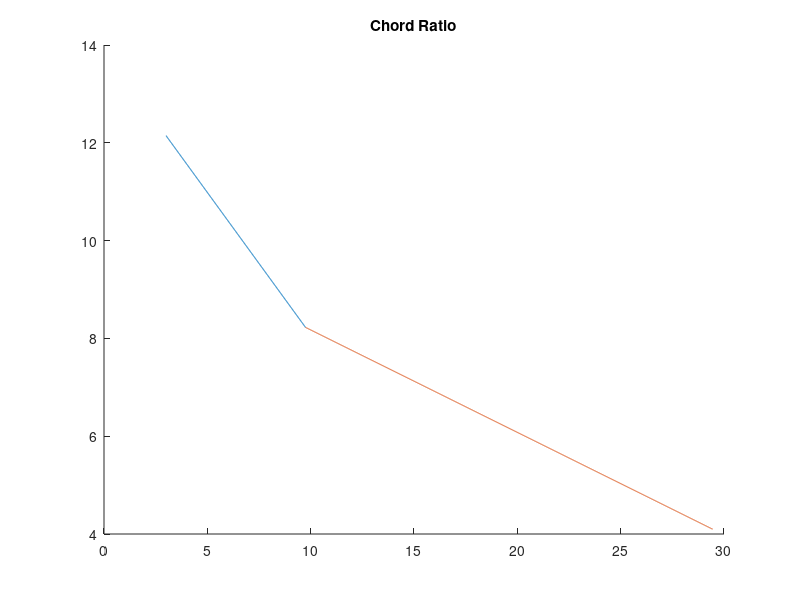
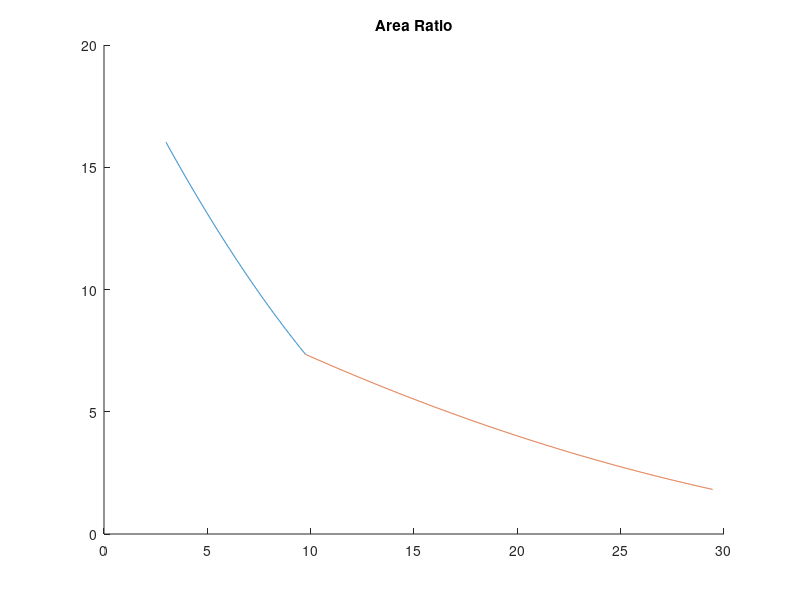
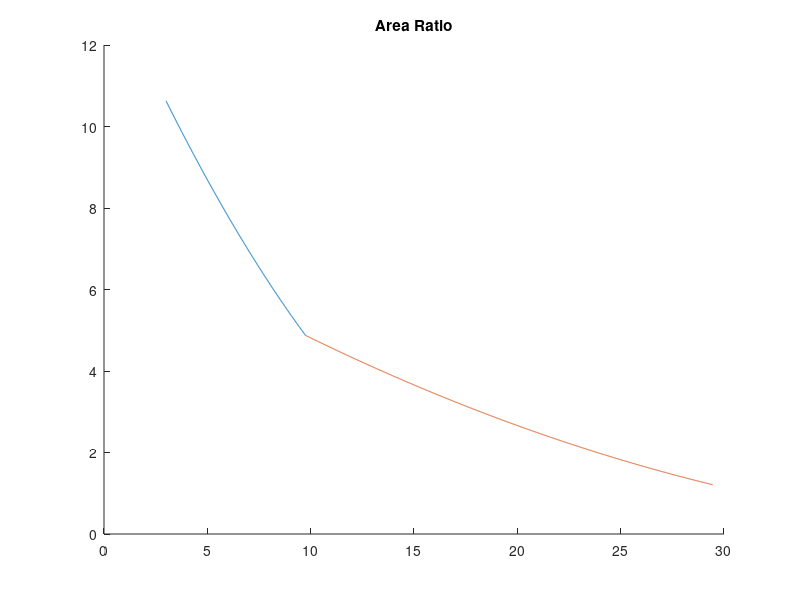
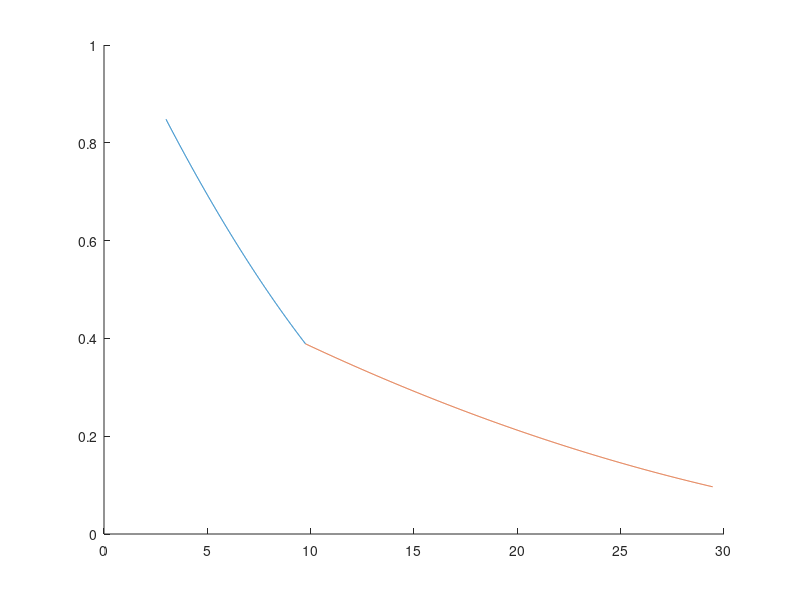

Write MATLAB code to recreate these figures, in order.
clc
clear

%Wing available volume calcualtor

%Need to get the available volume as a fuction of chord length

%airfoil data
 airfoil =  [0.000000,  0.000000;
  0.002000 , 0.010800;
  0.005000 , 0.016600;
  0.010000 , 0.022500;
  0.020000 , 0.029800;
  0.030000 , 0.034900;
  0.040000 , 0.038700;
  0.050000 , 0.041800;
  0.060000 , 0.044500;
  0.070000 , 0.046800;
  0.080000 , 0.048900;
  0.090000 , 0.050800;
  0.100000 , 0.052500;
  0.110000 , 0.054100;
  0.120000 , 0.055500;
  0.130000 , 0.056800;
  0.140000 , 0.058000;
  0.150000 , 0.059100;
  0.160000 , 0.060200;
  0.170000 , 0.061200;
  0.180000 , 0.062100;
  0.190000 , 0.062900;
  0.200000 , 0.063700;
  0.210000 , 0.064400;
  0.220000 , 0.065100;
  0.230000 , 0.065700;
  0.240000 , 0.066300;
  0.250000 , 0.066800;
  0.260000 , 0.067300;
  0.270000 , 0.067800;
  0.280000 , 0.068200;
  0.290000 , 0.068600;
  0.300000 , 0.068900;
  0.310000 , 0.069200;
  0.320000 , 0.069400;
  0.330000 , 0.069600;
  0.340000 , 0.069800;
  0.350000 , 0.069900;
  0.360000 , 0.070000;
  0.370000 , 0.070100;
  0.380000 , 0.070100;
  0.390000 , 0.070100;
  0.400000 , 0.070100;
  0.410000 , 0.070000;
  0.420000 , 0.069900;
  0.430000 , 0.069800;
  0.440000 , 0.069600;
  0.450000 , 0.069400;
  0.460000 , 0.069200;
  0.470000 , 0.069000;
  0.480000 , 0.068700;
  0.490000 , 0.068400;
  0.500000 , 0.068100;
  0.510000 , 0.067700;
  0.520000 , 0.067300;
  0.530000 , 0.066900;
  0.540000 , 0.066400;
  0.550000 , 0.065900;
  0.560000 , 0.065300;
  0.570000 , 0.064700;
  0.580000 , 0.064000;
  0.590000 , 0.063300;
  0.600000 , 0.062600;
  0.610000 , 0.061800;
  0.620000 , 0.061000;
  0.630000 , 0.060100;
  0.640000 , 0.059100;
  0.650000 , 0.058100;
  0.660000 , 0.057000;
  0.670000 , 0.055900;
  0.680000 , 0.054700;
  0.690000 , 0.053500;
  0.700000 , 0.052200;
  0.710000 , 0.050900;
  0.720000 , 0.049500;
  0.730000 , 0.048100;
  0.740000 , 0.046600;
  0.750000 , 0.045100;
  0.760000 , 0.043600;
  0.770000 , 0.042000;
  0.780000 , 0.040400;
  0.790000 , 0.038700;
  0.800000 , 0.037000;
  0.810000 , 0.035200;
  0.820000 , 0.033400;
  0.830000 , 0.031600;
  0.840000 , 0.029700;
  0.850000 , 0.027800;
  0.860000 , 0.025800;
  0.870000 , 0.023800;
  0.880000 , 0.021800;
  0.890000 , 0.019700;
  0.900000 , 0.017600;
  0.910000 , 0.015400;
  0.920000 , 0.013200;
  0.930000 , 0.010900;
  0.940000 , 0.008600;
  0.950000 , 0.006200;
  0.960000 , 0.003800;
  0.970000 , 0.001300;
  0.980000 ,-0.001300;
  0.990000 ,-0.003900;
  1.000000 ,-0.006600;

  0.000000 , 0.000000;
  0.002000 ,-0.010800;
  0.005000 ,-0.016600;
  0.010000 ,-0.022500;
  0.020000 ,-0.029800;
  0.030000 ,-0.034900;
  0.040000 ,-0.038800;
  0.050000 ,-0.041900;
  0.060000 ,-0.044600;
  0.070000 ,-0.046900;
  0.080000 ,-0.049000;
  0.090000 ,-0.050900;
  0.100000 ,-0.052600;
  0.110000 ,-0.054200;
  0.120000 ,-0.055700;
  0.130000 ,-0.057000;
  0.140000 ,-0.058200;
  0.150000 ,-0.059400;
  0.160000 ,-0.060500;
  0.170000 ,-0.061500;
  0.180000 ,-0.062400;
  0.190000 ,-0.063300;
  0.200000 ,-0.064100;
  0.210000 ,-0.064800;
  0.220000 ,-0.065500;
  0.230000 ,-0.066100;
  0.240000 ,-0.066700;
  0.250000 ,-0.067200;
  0.260000 ,-0.067700;
  0.270000 ,-0.068100;
  0.280000 ,-0.068500;
  0.290000, -0.068800;
  0.300000, -0.069100;
  0.310000, -0.069300;
  0.320000, -0.069500;
  0.330000, -0.069700;
  0.340000, -0.069800;
  0.350000, -0.069900;
  0.360000, -0.069900;
  0.370000, -0.069800;
  0.380000, -0.069700;
  0.390000, -0.069600;
  0.400000, -0.069400;
  0.410000, -0.069200;
  0.420000, -0.068900;
  0.430000, -0.068600;
  0.440000, -0.068200;
  0.450000, -0.067700;
  0.460000, -0.067200;
  0.470000, -0.066600;
  0.480000, -0.065900;
  0.490000, -0.065100;
  0.500000, -0.064200;
  0.510000, -0.063200;
  0.520000, -0.062200;
  0.530000, -0.061100;
  0.540000, -0.059900;
  0.550000, -0.058600;
  0.560000, -0.057200;
  0.570000, -0.055700;
  0.580000, -0.054100;
  0.590000, -0.052500;
  0.600000, -0.050800;
  0.610000, -0.049100;
  0.620000, -0.047300;
  0.630000, -0.045500;
  0.640000, -0.043600;
  0.650000, -0.041700;
  0.660000, -0.039700;
  0.670000, -0.037700;
  0.680000, -0.035600;
  0.690000, -0.033600;
  0.700000, -0.031500;
  0.710000, -0.029400;
  0.720000, -0.027400;
  0.730000, -0.025300;
  0.740000, -0.023300;
  0.750000, -0.021300;
  0.760000, -0.019300;
  0.770000, -0.017400;
  0.780000, -0.015500;
  0.790000, -0.013700;
  0.800000, -0.011900;
  0.810000, -0.010200;
  0.820000, -0.008600;
  0.830000, -0.007200;
  0.840000, -0.005900;
  0.850000, -0.004700;
  0.860000, -0.003700;
  0.870000, -0.002900;
  0.880000, -0.002300;
  0.890000, -0.001900;
  0.900000, -0.001700;
  0.910000, -0.001700;
  0.920000, -0.001900;
  0.930000, -0.002400;
  0.940000, -0.003100;
  0.950000, -0.004100;
  0.960000, -0.005400;
  0.970000, -0.006900;
  0.980000, -0.008700;
  0.990000, -0.010800;
  1.000000, -0.006600];
% Separate upper and lower surfaces
upper_surfacea = airfoil(1:103, :);
lower_surfacea = airfoil(104:206, :);

% Compute the thickness (distance between upper and lower surfaces at each x position)
thickness = upper_surfacea(:, 2) - lower_surfacea(:, 2);

% Numerical integration to find area under the airfoil
area_under_airfoil = cumtrapz(upper_surfacea(:, 1), thickness);

% Total area of the airfoil with chord length of 1
final_area = area_under_airfoil(end);

%disp(["Final CSA for 1m of chord length is" num2str(final_area)])

% Define a range of chord lengths to calculate the CSA
chord_lengths = [0,1.0,1.5,2.0]; % Example chord lengths in meters

% Calculate CSA for each chord length and display
for i = 1:length(chord_lengths)
    chord = chord_lengths(i);
    CSA = final_area * chord^2;
    %disp(['For a chord length of ', num2str(chord), ' m, the cross-sectional area is: ', num2str(CSA), ' square meters']);
end

%calculating chord distribution

%leading edge sweep angle
b = 32.45 * tand(26.6);
a = b - 3.47/4;

aa = (a + 3.47)/32.45;

%sweep_angle = atand(aa);
sweep_angle = atand(aa);

%chord distribution for first section
outer_chord = 13.89 - (9.75 * tand(sweep_angle));

gradient1 = (outer_chord - 13.89)/9.75;

%for outer section
gradient2 = (3.47 - outer_chord)/(32.45 - 9.75);

span1 = 3:0.01:9.75;
span2 = 9.75:0.01:29.45;

c2 = outer_chord - gradient2 * 9.75;

chord1 = gradient1 * span1 + 13.89;
chord2 = gradient2 * span2 + c2;


%plotting chord and available csa distributions

figure
hold on
plot(span1, chord1)
plot(span2, chord2)
title("Chord Ratio")
hold off


%plotting area distribution
area1 = (final_area * chord1.^2) ./ cosd(sweep_angle);
area2 = (final_area * chord2.^2) ./ cosd(sweep_angle);

figure
hold on
plot(span1, area1)
plot(span2, area2)
title("Area Ratio")
hold off

%volume calculations
volume_available1 = (trapz(span1 , area1));
volume_available2 = trapz(span2 , area2);



total_availablevolume = volume_available1 + volume_available2;

%fuel volume required at 15 degrees density of 804kg/m^3

Wf = 1.760909890249436e+05;

rhof = 804;

volume_hold = Wf / rhof;

volume_holdl = volume_hold * 1000;

%increasing to factor foam area, tank area and extra volume for desnity

volume_req = volume_hold * 1.10;

volume_wings = (volume_hold * 0.60) * 2;

% Fuel tank data (transposed for easier handling in rows)
%{
fueltank = [
    0.150000 , 0.059100;
    0.160000 , 0.060200;
    0.170000 , 0.061200;
    0.180000 , 0.062100;
    0.190000 , 0.062900;
    0.200000 , 0.063700;
    0.210000 , 0.064400;
    0.220000 , 0.065100;
    0.230000 , 0.065700;
    0.240000 , 0.066300;
    0.250000 , 0.066800;
    0.260000 , 0.067300;
    0.270000 , 0.067800;
    0.280000 , 0.068200;
    0.290000 , 0.068600;
    0.300000 , 0.068900;
    0.310000 , 0.069200;
    0.320000 , 0.069400;
    0.330000 , 0.069600;
    0.340000 , 0.069800;
    0.350000 , 0.069900;
    0.360000 , 0.070000;
    0.370000 , 0.070100;
    0.380000 , 0.070100;
    0.390000 , 0.070100;
    0.400000 , 0.070100;
    0.410000 , 0.070000;
    0.420000 , 0.069900;
    0.430000 , 0.069800;
    0.440000 , 0.069600;
    0.450000 , 0.069400;
    0.460000 , 0.069200;
    0.470000 , 0.069000;
    0.480000 , 0.068700;
    0.490000 , 0.068400;
    0.500000 , 0.068100;
    0.510000 , 0.067700;
    0.520000 , 0.067300;
    0.530000 , 0.066900;
    0.540000 , 0.066400;
    0.550000 , 0.065900;
    0.560000 , 0.065300;
    0.570000 , 0.064700;
    0.580000 , 0.064000;
    0.590000 , 0.063300;
    0.600000 , 0.062600;
    0.610000 , 0.061800;
    0.620000 , 0.061000;
    0.630000 , 0.060100;
    0.640000 , 0.059100;
    0.650000 , 0.058100;
    0.660000 , 0.057000;
    0.670000 , 0.055900;
    0.680000 , 0.054700;
    0.690000 , 0.053500;
    0.700000 , 0.052200;
    0.700000, -0.031500;
    0.690000, -0.033600;
    0.680000, -0.035600;
    0.670000, -0.037700;
    0.660000, -0.039700;
    0.650000, -0.041700;
    0.640000, -0.043600;
    0.630000, -0.045500;
    0.620000, -0.047300;
    0.610000, -0.049100;

    0.600000, -0.050800;
    0.590000, -0.052500;
    0.580000, -0.054100;
    0.570000, -0.055700;
    0.560000, -0.057200;
    0.550000, -0.058600;
    0.540000, -0.059900;
    0.530000, -0.061100;
    0.520000, -0.062200;
    0.510000, -0.063200;
    0.500000, -0.064200;
    0.490000, -0.065100;
    0.480000, -0.065900;
    0.470000, -0.066600;
    0.460000, -0.067200;
    0.450000, -0.067700;
    0.440000, -0.068200;
    0.430000, -0.068600;
    0.420000, -0.068900;
    0.410000, -0.069200;
    0.400000, -0.069400;
    0.390000, -0.069600;
    0.380000, -0.069700;
    0.370000, -0.069800;
    0.360000, -0.069900;
    0.350000, -0.069900;
    0.340000, -0.069800;
    0.330000, -0.069700;
    0.320000, -0.069500;
    0.310000, -0.069300;
    0.300000, -0.069100;
    0.290000, -0.068800;
    0.280000, -0.068500;
    0.270000, -0.068100;
    0.260000, -0.067700;
    0.250000, -0.067200;
    0.240000, -0.066700;
    0.230000, -0.066100;
    0.220000, -0.065500;
    0.210000, -0.064800;
    0.200000, -0.064100;
    0.190000, -0.063300;
    0.180000, -0.062400;
    0.170000, -0.061500;
    0.160000, -0.060500;
    0.150000, -0.059400
    0.150000 , 0.059100]';
%}

fueltank = [upper_surfacea(15:71 , :) ; flipud(lower_surfacea(15:71 , :)) ; upper_surfacea(15 , :)];
%central tank and front tank seperation
%structural member coordinates

% Separate upper and lower surfaces
upper_surface = fueltank(1:53 , :); % Columns 1-46 for upper surface
lower_surface = fueltank(54:106 , :); % Columns 47-92 for lower surface

% Calculate thickness between upper and lower surfaces
thickness = upper_surface(: , 2) - flipud(lower_surface(: , 2));

% Calculate the area by integrating thickness along the chord positions
Tankarea = trapz(upper_surface(: , 1), thickness);

% Display the area
%disp(['The total cross-sectional area of the fuel tank is: ', num2str(Tankarea), ' square units']);


%creating spar 
spar1 = [upper_surfacea(13:15,:) ; flipud(lower_surfacea(13:15,:)) ; upper_surfacea(13,:)];
spar2 = [upper_surfacea(71:73,:) ; flipud(lower_surfacea(71:73,:)) ; upper_surfacea(71,:)];



%plotting area distribution
area3 = (Tankarea * chord1.^2) / cosd(sweep_angle);
area4 = (Tankarea * chord2.^2) / cosd(sweep_angle);

figure
hold on
plot(span1, area3)
plot(span2, area4)
title("Area Ratio")
hold off

%volume calculations
volume1 = (trapz(span1 , area3) * 0.95);
volume2 = trapz(span2 , area4) * 0.95;

total_tank_volume = volume1 * 2 + volume2 * 2;

Volumer_needed = volume_req - total_tank_volume;

% Define the collector area by combining upper and lower surfaces
collector = [upper_surfacea(1:11, :); flipud(lower_surfacea(1:11, :)); upper_surfacea(1, :)];

% Separate collector into upper and lower parts
collector_upper = collector(1:11, :); % First 15 points for upper surface
collector_lower = collector(12:22, :); % Next 15 points for lower surface

% Calculate thickness between upper and lower surfaces (only y-coordinates)
thickness = collector_upper(:, 2) - flipud(collector_lower(:, 2));

% Calculate the area of the collector using numerical integration
collector_area = trapz(collector_upper(:, 1), thickness);

areac_ratio1 = collector_area * chord1.^2;
areac_ratio2 = collector_area * chord2.^2;

figure
hold on
plot(span1 , areac_ratio1)
plot(span2 , areac_ratio2)
hold off

% Calculate collector area integration over specified ranges
collector1 = trapz(span1(240:676), areac_ratio1(240:676)); % Corrected typo
collector2 = trapz(span2(1195:1971), areac_ratio2(1195:1971));      % Corrected typo


%collector lengths
length1 = (span1(676) - span1(240)) * tand(30.15);
length2 = (span2(1971) - span2(1195)) * tand(30.15);


difference = Volumer_needed - (collector1 + collector2) * 2;



% Plot the airfoil
figure
hold on

% Plot the upper and lower surfaces of the airfoil
plot(upper_surfacea(:, 1), upper_surfacea(:, 2), 'b', 'DisplayName', 'Upper Surface');
plot(lower_surfacea(:, 1), lower_surfacea(:, 2), 'r', 'DisplayName', 'Lower Surface');

% Plot the fuel tank outline
plot(fueltank(:,1), fueltank(:,2), 'k', 'DisplayName', 'Fuel Tank');

% Fill the area of the fuel tank with transparent black
x_fill = fueltank(:,1);        % x-coordinates of the fuel tank section
y_fill = fueltank(:,2);        % y-coordinates of the fuel tank section
fill(x_fill, y_fill, 'k', 'FaceAlpha', 0.3, 'EdgeColor', 'none'); % Transparent black shading

% Plotting spars with gray color
plot(spar1(:,1), spar1(:,2), 'Color', [0.5, 0.5, 0.5], 'DisplayName', 'Spar');
plot(spar2(:,1), spar2(:,2), 'Color', [0.5, 0.5, 0.5]);

% Fill area between spar1 and spar2 with transparent gray
xs_fill1 = spar1(:,1); % x-coordinates of spar1
ys_fill1 = spar1(:,2); % y-coordinates of spar1
xs_fill2 = spar2(:,1); % x-coordinates of spar2
ys_fill2 = spar2(:,2); % y-coordinates of spar2

% Combine coordinates to create a closed polygon for filling
x_fill = [xs_fill1; flipud(xs_fill2)];
y_fill = [ys_fill1; flipud(ys_fill2)];

% Fill the area between the spars
fill(x_fill, y_fill, [0.5, 0.5, 0.5], 'FaceAlpha', 0.3, 'EdgeColor', 'none');

% Extract x and y coordinates from the collector data
x_collector = collector(:, 1);  % x-coordinates
y_collector = collector(:, 2);  % y-coordinates

% Plot upper and lower surfaces (for reference)
plot(upper_surfacea(:, 1), upper_surfacea(:, 2), 'b', 'DisplayName', 'Upper Surface');
plot(lower_surfacea(:, 1), lower_surfacea(:, 2), 'r', 'DisplayName', 'Lower Surface');

% Fill the collector area in blue with transparency
fill(x_collector, y_collector, 'b', 'FaceAlpha', 0.3, 'EdgeColor', 'none');

% Additional plot settings
xlabel('Chord Position (x/c)');
ylabel('Thickness (y/c)');
title('Wing Cross Section with Fuel Tank Integration');
legend;
axis equal

hold off



% Airfoil data (with y-coordinates inverted)
lower_surfacet = [
    0.000000  -0.000000;
    0.000150  -0.009560;
    0.006280  -0.020300;
    0.018650  -0.031760;
    0.037300  -0.043240;
    0.062030  -0.053820;
    0.092300  -0.062650;
    0.127320  -0.069150;
    0.166040  -0.073200;
    0.207380  -0.075240;
    0.251310  -0.075970;
    0.297960  -0.075540;
    0.346810  -0.074020;
    0.397330  -0.071500;
    0.448970  -0.068110;
    0.501170  -0.063970;
    0.553350  -0.059240;
    0.604960  -0.054050;
    0.655410  -0.048540;
    0.704170  -0.042850;
    0.750700  -0.037120;
    0.794490  -0.031450;
    0.835060  -0.025970;
    0.871970  -0.020790;
    0.904820  -0.016020;
    0.933240  -0.011760;
    0.956930  -0.008120;
    0.975630  -0.005180;
    0.989140  -0.003020;
    0.997300  -0.001700;
    1.000030  -0.001260
];

upper_surfacet = [
    0.000000  -0.000000;
    0.005330  0.007920;
    0.015570  0.014010;
    0.030290  0.018700;
    0.049150  0.022480;
    0.071950  0.025860;
    0.098680  0.029220;
    0.129540  0.032820;
    0.164830  0.036600;
    0.204830  0.040160;
    0.248690  0.042830;
    0.295310  0.044460;
    0.344180  0.045100;
    0.394760  0.044820;
    0.446500  0.043710;
    0.498830  0.041880;
    0.551170  0.039450;
    0.602960  0.036550;
    0.653600  0.033270;
    0.702570  0.029750;
    0.749300  0.026070;
    0.793300  0.022350;
    0.834070  0.018660;
    0.871180  0.015120;
    0.904200  0.011800;
    0.932790  0.008800;
    0.956610  0.006210;
    0.975430  0.004100;
    0.989010  0.002540;
    0.997220  0.001580;
    0.999970  0.001260
];

% Plotting the inverted airfoil
figure;
hold on;

% Plot upper and lower surfaces with inverted y-coordinates
plot(upper_surfacet(:, 1), upper_surfacet(:, 2), 'b', 'LineWidth', 1, 'DisplayName', 'Upper Surface');
plot(lower_surfacet(:, 1), lower_surfacet(:, 2), 'r', 'LineWidth', 1, 'DisplayName', 'Lower Surface');

% Additional plot settings
xlabel('Chord Position (x/c)');
ylabel('Thickness (y/c)');
title('Inverted Airfoil Profile');
legend;
grid on;
axis equal;
hold off;

% parameters
area = 40.28 * 2; % m^2
AR = 5.8;
wing_span = (area * AR / 2) ^ 0.5; % m
taper_ratio = 0.4;
quarter_chord_sweep = 35; % degrees

% simple design
total_chord = 1 + 1 / taper_ratio;
tip_chord = 2 * area / (wing_span * total_chord);
root_chord = tip_chord / taper_ratio;
qcy = -wing_span / 2 * tand(quarter_chord_sweep);
le_tip = qcy + tip_chord / 4;
te_tip = qcy - 3 * tip_chord / 4;
le_root = root_chord / 4;
te_root = -3 * root_chord / 4;

chord_grad = (tip_chord - root_chord) / wing_span;

wing_span1 = 0:0.01:wing_span;

chord = chord_grad * wing_span1 + root_chord;


% Calculate thickness (distance between upper and lower surfaces)
thickness = upper_surfacet(:, 2) - upper_surfacet(:, 2);

% Integrate thickness over chord to find cross-sectional area
cross_sectional_area = trapz(upper_surfacet(:,2), thickness);








